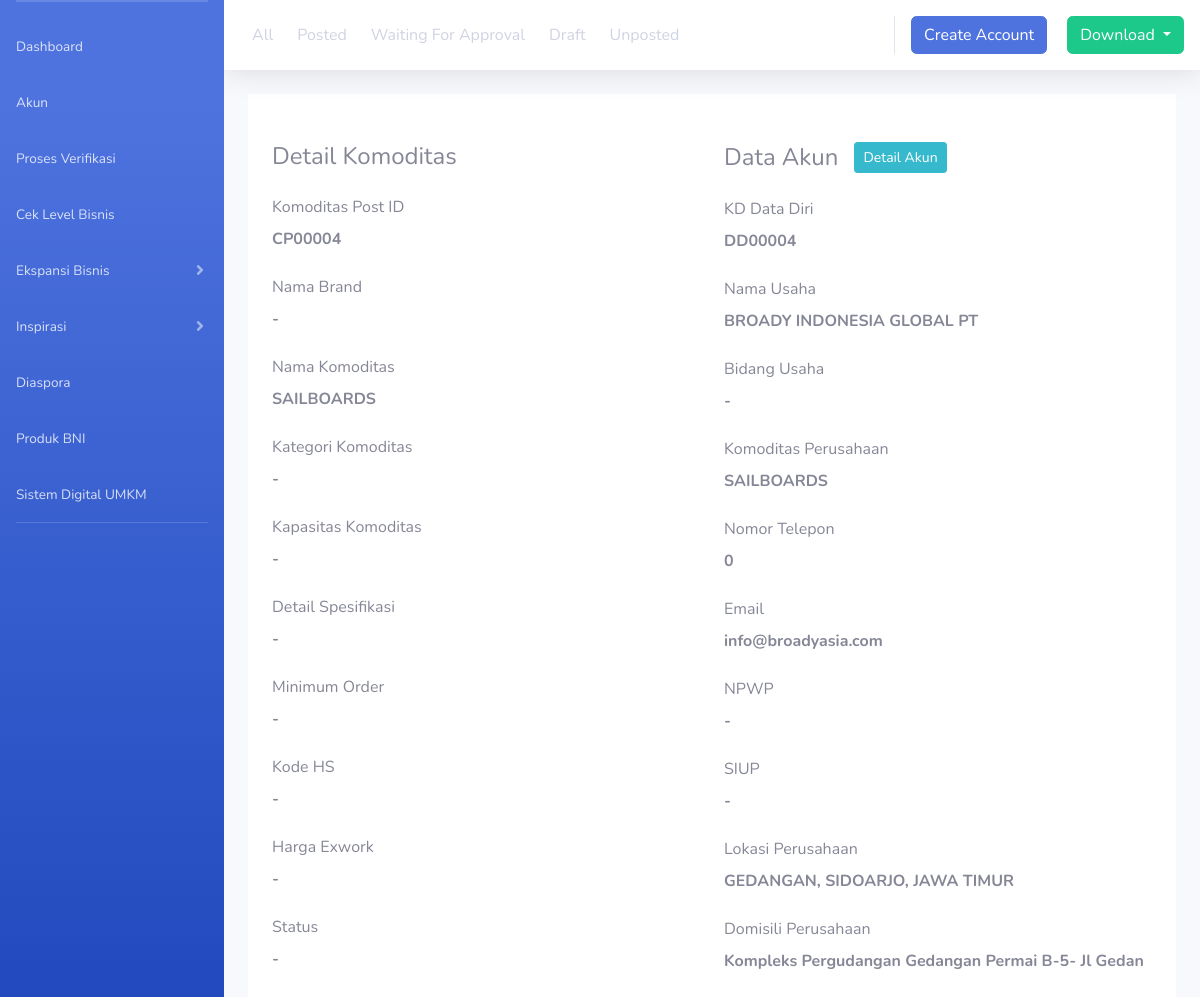
The app's page /commodities/detail/CP00004 with its own data.
### tables this page shows
CREATE TABLE `ekspansi_comodities` (
  `comodity_posted_id` varchar(20) NOT NULL,
  `comodity_name` varchar(100) NOT NULL,
  `kd_data_diri` varchar(20) NOT NULL,
  `exwork_price` varchar(75) NOT NULL,
  `category` varchar(100) NOT NULL,
  `status` varchar(75) NOT NULL,
  `application` int(50) NOT NULL,
  `create_date` date NOT NULL,
  `hs_code` varchar(75) NOT NULL,
  `details_spesifikasi` varchar(100) DEFAULT NULL,
  `packing` varchar(50) DEFAULT NULL,
  `capacity_comodity` varchar(100) DEFAULT NULL,
  `minimum_order_qty` varchar(100) DEFAULT NULL,
  `foto` varchar(500) NOT NULL,
  `brand_name` varchar(30) NOT NULL
);

CREATE TABLE `data_usaha` (
  `id_usaha` int(10) NOT NULL,
  `nama_usaha` varchar(50) NOT NULL,
  `domisili_perusahaan` varchar(50) NOT NULL,
  `no_telp` int(15) NOT NULL,
  `email_perusahaan` varchar(70) NOT NULL,
  `website` text NOT NULL,
  `bidang_usaha` varchar(50) NOT NULL,
  `komoditi_usaha` varchar(50) NOT NULL,
  `skala` varchar(50) NOT NULL,
  `satuan` varchar(50) NOT NULL,
  `nib` varchar(50) NOT NULL,
  `npwp_perusahaan` varchar(50) NOT NULL,
  `no_siup` varchar(50) NOT NULL,
  `no_peb` varchar(50) NOT NULL,
  `no_akta` varchar(50) NOT NULL,
  `verified` tinyint(4) NOT NULL,
  `qyc_nib` tinyint(4) NOT NULL,
  `qyc_npwp` tinyint(4) NOT NULL,
  `qyc_siup` tinyint(4) NOT NULL,
  `qyc_peb` tinyint(4) NOT NULL,
  `qyc_akta` tinyint(4) NOT NULL,
  `qyc_domisili` tinyint(4) NOT NULL,
  `foto_nib` varchar(500) DEFAULT NULL,
  `foto_npwp` varchar(500) DEFAULT NULL,
  `foto_siup` varchar(500) DEFAULT NULL,
  `foto_peb` varchar(500) DEFAULT NULL,
  `foto_akta` varchar(500) DEFAULT NULL,
  `foto_domisili` varchar(500) DEFAULT NULL,
  `kd_data_diri` varchar(20) DEFAULT NULL,
  `social_media` varchar(30) NOT NULL,
  `provinsi` varchar(30) NOT NULL,
  `kota` varchar(30) NOT NULL,
  `kecamatan` varchar(30) NOT NULL,
  `cabang_bni` varchar(50) NOT NULL,
  `wilayah_bni` varchar(50) NOT NULL,
  `pic_bni` varchar(30) NOT NULL,
  `telp_pic` int(15) NOT NULL,
  `email_pic` varchar(50) NOT NULL
);

### application/models/Commodities_model.php (called while the page is built, shortened)
<?php
class commodities_model extends CI_ModeL
{
    public function get_data_by_id ($id) {
        $this->db->from('ekspansi_comodities as es');
        $this->db->where('es.comodity_posted_id', $id);
        $query = $this->db->get();
        return $query->result();
    }
}

### application/controllers/Commodities.php (called while the page is built, shortened)
<?php
class commodities extends CI_Controller
{
    function detail ($id) {
        $commodity = $this->commodities->get_data_by_id($id)[0];
        $data = array(
            'title' => 'Detail Request Komoditas',
            'header' => 'template/header',
            'menu' => 'template/menu',
            'content' => 'template/content',
            'app' => 'commodities_detail',
            'commodity' => $commodity,
            'user' => $this->detail_akun->get_data($commodity->kd_data_diri)[0]
        );
    }
}

### index.php (called while the page is built, shortened)
<?php
require_once BASEPATH.'core/CodeIgniter.php';

### application/models/Detail_akun_model.php (called while the page is built, shortened)
<?php
class detail_akun_model extends CI_Model
{
    public function get_data($id)
    {
        $kd_diri = $id;
        $this->db->where('kd_data_diri', $kd_diri);
        return $this->db->get('data_usaha')->result_array();
    }
}

### application/views/commodities_detail.php (the view)
<div class="container" style="background-color: #FFF">
    <div class="row">
        <div class="col-12 col-md-6 pt-5">
            <div class="row">
                <div class="col-12 d-flex mb-4" style="flex-direction: row; justify-content: flex-start; align-items: center;">
                    <h4 class="mb-0">Detail Komoditas</h4>
                </div>
                <div class="col-12 d-flex mb-4" style="flex-direction: column">
                    <label>Komoditas Post ID</label>
                    <span>
                        <strong><?= $commodity->comodity_posted_id ?></strong>
                    </span>
                </div>
                <div class="col-12 d-flex mb-4" style="flex-direction: column">
                    <label>Nama Brand</label>
                    <span>
                        <strong><?= $commodity->brand_name ?></strong>
                    </span>
                </div>
                <div class="col-12 d-flex mb-4" style="flex-direction: column">
                    <label>Nama Komoditas</label>
                    <span>
                        <strong><?= $commodity->comodity_name ?></strong>
                    </span>
                </div>
                <div class="col-12 d-flex mb-4" style="flex-direction: column">
                    <label>Kategori Komoditas</label>
                    <span>
                        <strong><?= $commodity->category ?></strong>
                    </span>
                </div>
                <div class="col-12 d-flex mb-4" style="flex-direction: column">
                    <label>Kapasitas Komoditas</label>
                    <span>
                        <strong><?= $commodity->capacity_comodity ?></strong>
                    </span>
                </div>
                <div class="col-12 d-flex mb-4" style="flex-direction: column">
                    <label>Detail Spesifikasi</label>
                    <span>
                        <strong><?= $commodity->details_spesifikasi ?></strong>
                    </span>
                </div>
                <div class="col-12 d-flex mb-4" style="flex-direction: column">
                    <label>Minimum Order</label>
                    <span>
                        <strong><?= $commodity->minimum_order_qty ?></strong>
                    </span>
                </div>
                <div class="col-12 d-flex mb-4" style="flex-direction: column">
                    <label>Kode HS</label>
                    <span>
                        <strong><?= $commodity->hs_code ?></strong>
                    </span>
                </div>
                <div class="col-12 d-flex mb-4" style="flex-direction: column">
                    <label>Harga Exwork</label>
                    <span>
                        <strong><?= $commodity->exwork_price ?></strong>
                    </span>
                </div>
                <div class="col-12 d-flex mb-4" style="flex-direction: column">
                    <label>Status</label>
                    <span>
                        <strong><?= $commodity->status ?></strong>
                    </span>
                </div>
            </div>
        </div>
        <div class="col-12 col-md-6 pt-5">
            <div class="row">
                <div class="col-12 d-flex mb-4" style="flex-direction: row; justify-content: flex-start; align-items: center;">
                    <h4 class="mb-0">Data Akun</h4>
                    <a href="<?= site_url('/akun/detail_akun/'.$user['kd_data_diri']) ?>" class="btn btn-sm btn-info d-inline-block ml-3">Detail Akun</a>
                </div>
                <div class="col-12 d-flex mb-4" style="flex-direction: column">
                    <label>KD Data Diri</label>
                    <span>
                        <strong><?= $user['kd_data_diri'] ?></strong>
                    </span>
                </div>
                <div class="col-12 d-flex mb-4" style="flex-direction: column">
                    <label>Nama Usaha</label>
                    <span>
                        <strong><?= $user['nama_usaha'] ?></strong>
                    </span>
                </div>
                <div class="col-12 d-flex mb-4" style="flex-direction: column">
                    <label>Bidang Usaha</label>
                    <span>
                        <strong><?= $user['bidang_usaha'] ?></strong>
                    </span>
                </div>
                <div class="col-12 d-flex mb-4" style="flex-direction: column">
                    <label>Komoditas Perusahaan</label>
                    <span>
                        <strong><?= $user['komoditi_usaha'] ?></strong>
                    </span>
                </div>
                <div class="col-12 d-flex mb-4" style="flex-direction: column">
                    <label>Nomor Telepon</label>
                    <span>
                        <strong><?= $user['no_telp'] ?></strong>
                    </span>
                </div>
                <div class="col-12 d-flex mb-4" style="flex-direction: column">
                    <label>Email</label>
                    <span>
                        <strong><?= $user['email_perusahaan'] ?></strong>
                    </span>
                </div>
                <div class="col-12 d-flex mb-4" style="flex-direction: column">
                    <label>NPWP</label>
                    <span>
                        <strong><?= $user['npwp_perusahaan'] ?></strong>
                    </span>
                </div>
                <div class="col-12 d-flex mb-4" style="flex-direction: column">
                    <label>SIUP</label>
                    <span>
                        <strong><?= $user['no_siup'] ?></strong>
                    </span>
                </div>
                <div class="col-12 d-flex mb-4" style="flex-direction: column">
                    <label>Lokasi Perusahaan</label>
                    <span>
                        <strong><?= $user['kecamatan'] ?>, <?= $user['kota'] ?>, <?= $user['provinsi'] ?></strong>
                    </span>
                </div>
                <div class="col-12 d-flex mb-4" style="flex-direction: column">
                    <label>Domisili Perusahaan</label>
                    <span>
                        <strong><?= $user['domisili_perusahaan'] ?></strong>
                    </span>
                </div>
            </div>
        </div>
    </div>
</div>

### records on screen
ekspansi_comodities: comodity_posted_id "CP00004", brand_name "-", comodity_name "SAILBOARDS", category "-", capacity_comodity "-", details_spesifikasi "-", minimum_order_qty "-", hs_code "-", exwork_price "-", status "-"
data_usaha: kd_data_diri "DD00004", nama_usaha "BROADY INDONESIA GLOBAL PT", bidang_usaha "-", komoditi_usaha "SAILBOARDS", no_telp "0", email_perusahaan "info@broadyasia.com", npwp_perusahaan "-", no_siup "-", kecamatan "GEDANGAN", kota "SIDOARJO", provinsi "JAWA TIMUR", domisili_perusahaan "Kompleks Pergudangan Gedangan Permai B-5- Jl Gedan"
